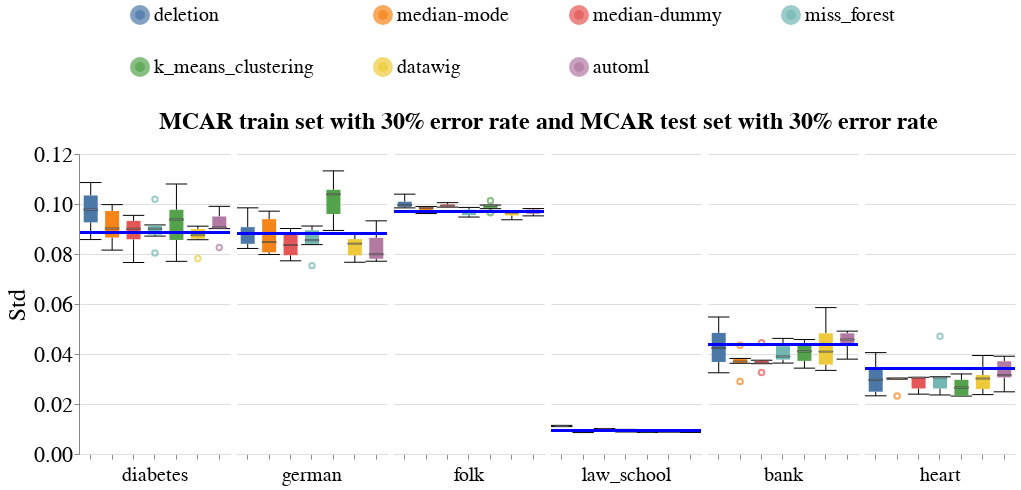

Here is the notebook cell this chart was saved with:
### Code cell
create_box_plots_for_diff_imputers_and_datasets(train_injection_scenario='MCAR3',
                                                test_injection_scenario='MCAR3',
                                                metric_name='std',
                                                db_client=db_client)

### Figure 1 — Vega-Lite specification as saved in the notebook (floating-point values rounded to 4 significant figures; data arrays with more than 128 entries replaced by an {"elided": "..."} marker saying what was removed)
{"config": {"view": {"continuousWidth": 400, "continuousHeight": 300, "stroke": null}, "axis": {"labelFontSize": 22, "labelFontWeight": "normal", "titleFontSize": 24, "titleFontWeight": "normal"}, "facet": {"spacing": 5}, "header": {"labelFontSize": 20, "labelOrient": "bottom", "labelPadding": 5, "titleFontSize": 24}, "legend": {"columns": 4, "direction": "horizontal", "labelFontSize": 20, "labelLimit": 400, "orient": "top", "symbolOffset": 50, "symbolStrokeWidth": 10, "titleAnchor": "middle", "titleFontSize": 22, "titleLimit": 300}, "title": {"fontSize": 24}}, "data": {"name": "data-ee7b84df44ecf8265ac1789bd02f2785"}, "facet": {"column": {"field": "Dataset_Name", "sort": ["diabetes", "german", "folk", "law_school", "bank", "heart"], "title": "MCAR train set with 30% error rate and MCAR test set with 30% error rate", "type": "nominal"}}, "spec": {"layer": [{"mark": {"type": "boxplot", "median": {"stroke": "black", "strokeWidth": 0.7}, "ticks": true}, "encoding": {"color": {"field": "Null_Imputer_Name", "sort": ["deletion", "median-mode", "median-dummy", "miss_forest", "k_means_clustering", "datawig", "automl", "boost_clean"], "title": null, "type": "nominal"}, "x": {"axis": {"labels": false}, "field": "Null_Imputer_Name", "sort": ["deletion", "median-mode", "median-dummy", "miss_forest", "k_means_clustering", "datawig", "automl", "boost_clean"], "title": null, "type": "nominal"}, "y": {"field": "Metric_Value", "scale": {"zero": false}, "title": "Std", "type": "quantitative"}}}, {"mark": "rule", "encoding": {"color": {"value": "blue"}, "size": {"value": 2}, "y": {"field": "Baseline_Median", "type": "quantitative"}}}], "width": 150}, "resolve": {"scale": {"y": "shared"}}, "$schema": "https://vega.github.io/schema/vega-lite/v4.17.0.json", "datasets": {"data-ee7b84df44ecf8265ac1789bd02f2785": {"elided": "252 records"}}}
